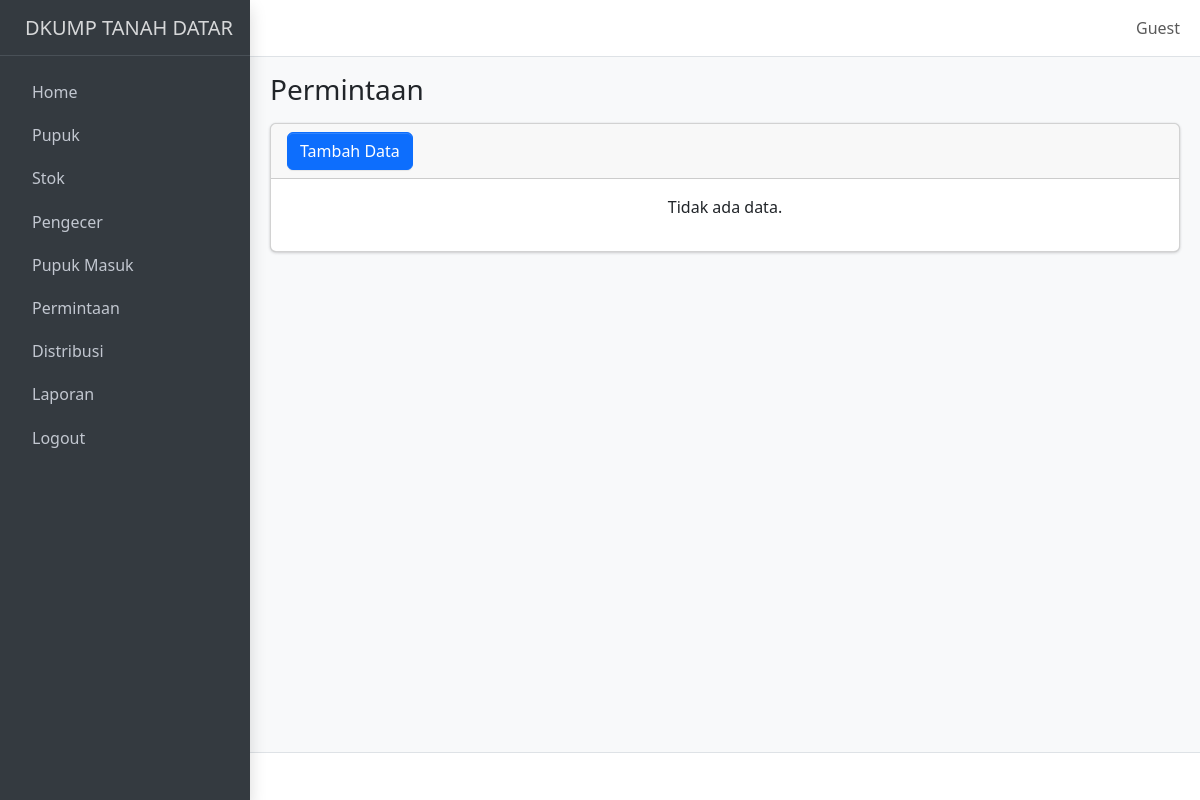
The app's page /permintaan.php, older data.
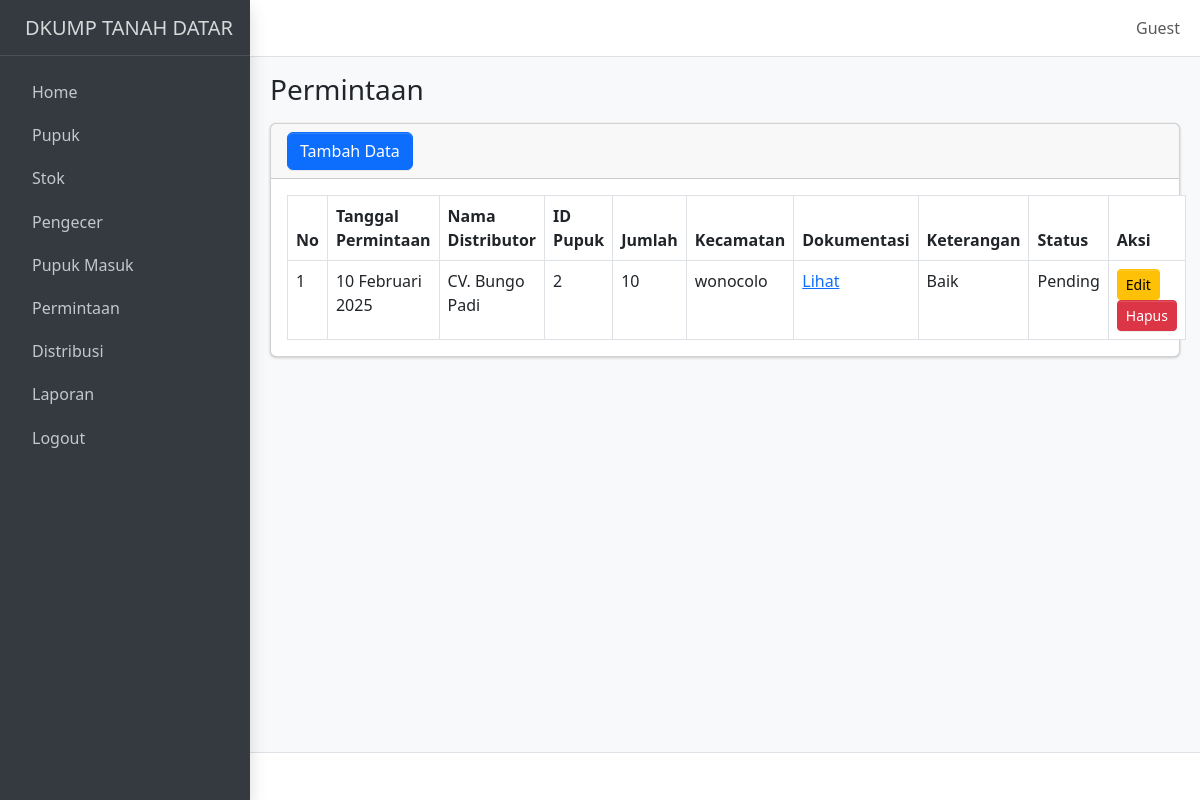
The same page, newer data.
### tables this page shows
CREATE TABLE `permintaan` (
  `id_permintaan` int NOT NULL,
  `tanggal_permintaan` date NOT NULL,
  `nama_distributor` varchar(255) NOT NULL,
  `id_pupuk` int NOT NULL,
  `jumlah` int NOT NULL,
  `kecamatan` varchar(255) NOT NULL,
  `dokumentasi` varchar(255) DEFAULT NULL,
  `keterangan` text,
  `status` enum('Pending','Diproses','Selesai','Ditolak') NOT NULL DEFAULT 'Pending'
);

### permintaan.php (the view, shortened to what this page needs)
<?php include 'template/header.php'; ?>
<body class="layout-fixed sidebar-expand-lg bg-body-tertiary">
    <div class="app-wrapper">
        <?php include 'template/navbar.php'; ?>
        <?php include 'template/sidebar.php'; ?>
        <main class="app-main">
            <div class="app-content-header">
                <div class="container-fluid">
                    <div class="row">
                        <div class="col-sm-6">
                            <h3 class="mb-0">Permintaan</h3>
                        </div>
                    </div>
                </div>
            </div>
            <div class="app-content">
                <div class="container-fluid">
                    <div class="card">
                        <div class="card-header">
                            <button type="button" class="btn btn-primary" data-bs-toggle="modal" data-bs-target="#modalTambahPermintaan">
                                Tambah Data
                            </button>
                        </div>
                        <div class="card-body">
                            <?php
                            include 'koneksi.php';
                            $query = "SELECT * FROM permintaan";
                            $result = $koneksi->query($query);
                            $no = 1;
                            if ($result->num_rows > 0) {
                                echo "<table class='table table-bordered'>";
                                echo "<thead>
                                    <tr>
                                        <th>No</th>
                                        <th>Tanggal Permintaan</th>
                                        <th>Nama Distributor</th>
                                        <th>ID Pupuk</th>
                                        <th>Jumlah</th>
                                        <th>Kecamatan</th>
                                        <th>Dokumentasi</th>
                                        <th>Keterangan</th>
                                        <th>Status</th>
                                        <th>Aksi</th>
                                    </tr>
                                </thead>";
                                echo "<tbody>";
                                while ($row = $result->fetch_assoc()) {
                                    echo "<tr>
                                        <td>{$no}</td>
                                        <td>";
                                    $bulanIndo = [
                                        1 => 'Januari',
                                        2 => 'Februari',
                                        3 => 'Maret',
                                        4 => 'April',
                                        5 => 'Mei',
                                        6 => 'Juni',
                                        7 => 'Juli',
                                        8 => 'Agustus',
                                        9 => 'September',
                                        10 => 'Oktober',
                                        11 => 'November',
                                        12 => 'Desember'
                                    ];
                                    $tanggal = $row['tanggal_permintaan'];
                                    $timestamp = strtotime($tanggal);
                                    $day = date('j', $timestamp);
                                    $month = $bulanIndo[(int)date('m', $timestamp)];
                                    $year = date('Y', $timestamp);
                                    echo "$day $month $year";
                                    echo "</td>
                                        <td>{$row['nama_distributor']}</td>
                                        <td>{$row['id_pupuk']}</td>
                                        <td>{$row['jumlah']}</td>
                                        <td>{$row['kecamatan']}</td>
                                        <td>";
                                    $file_path = "uploads/{$row['dokumentasi']}";
                                    if (file_exists($file_path) && !empty($row['dokumentasi'])) {
                                        echo "<a href='$file_path' target='_blank'>Lihat</a>";
                                    } else {
                                        echo "Tidak ada";
                                    }
                                    echo "</td>
                                        <td>{$row['keterangan']}</td>
                                        <td>{$row['status']}</td>
                                        <td>
                                            <button class='btn btn-warning btn-sm' data-bs-toggle='modal' data-bs-target='#modalEditPermintaan{$row['id_permintaan']}'>Edit</button>
                                            <a href='crud/hapus_permintaan.php?id={$row['id_permintaan']}' onclick='return confirm(\"Apakah Anda yakin ingin menghapus data ini?\")' class='btn btn-danger btn-sm'>Hapus</a>
                                        </td>
                                    </tr>";
                                    $no++;
                                }
                                echo "</tbody></table>";
                            } else {
                                echo "<p class='text-center'>Tidak ada data.</p>";
                            }
                            ?>
                        </div>
                    </div>
                </div>
            </div>
        </main>
        <footer class="app-footer"></footer>
    </div>
</body>
</html>

### template/header.php (shortened to what this page needs)
<!doctype html>
<html lang="en">
<head>
    <link
        rel="stylesheet"
        href="https://cdn.jsdelivr.net/npm/@fontsource/source-sans-3@5.0.12/index.css"
 />
    <link
        rel="stylesheet"
        href="https://cdn.jsdelivr.net/npm/overlayscrollbars@2.10.1/styles/overlayscrollbars.min.css"
 />
    <link
        rel="stylesheet"
        href="https://cdn.jsdelivr.net/npm/bootstrap-icons@1.11.3/font/bootstrap-icons.min.css"
 />
    <link rel="stylesheet" href="src/css/adminlte.css" />
    <link
        rel="stylesheet"
        href="https://cdn.jsdelivr.net/npm/apexcharts@3.37.1/dist/apexcharts.css"
 />
    <link
        rel="stylesheet"
        href="https://cdn.jsdelivr.net/npm/jsvectormap@1.5.3/dist/css/jsvectormap.min.css"
 />
        <link href="https://cdnjs.cloudflare.com/ajax/libs/bootstrap/5.3.0/css/bootstrap.min.css" rel="stylesheet">
</head>

### template/navbar.php
<nav class="app-header navbar navbar-expand bg-body">
    <div class="container-fluid">
        <ul class="navbar-nav ms-auto">
            <li class="nav-item dropdown user-menu">
                <a href="#" class="nav-link dropdown-toggle" data-bs-toggle="dropdown">
                    <span class="d-none d-md-inline">
                        <?php echo $_SESSION['nama_lengkap'] ?? 'Guest'; ?>
                    </span>
                </a>
            </li>
        </ul>
    </div>
</nav>

### template/sidebar.php
<aside class="app-sidebar bg-body-secondary shadow" data-bs-theme="dark">
    <div class="sidebar-brand">
        <a href="./index.html" class="brand-link">
            <span class="brand-text fw-light">DKUMP TANAH DATAR</span>
        </a>
    </div>
    <div class="sidebar-wrapper">
        <nav class="mt-2">
            <ul
                class="nav sidebar-menu flex-column"
                data-lte-toggle="treeview"
                role="menu"
                data-accordion="false">
                <li class="nav-item">
                    <a href="home.php" class="nav-link">
                        <p>Home</p>
                    </a>
                </li>
                <li class="nav-item">
                    <a href="pupuk.php" class="nav-link">
                        <p>Pupuk</p>
                    </a>
                </li>
                <li class="nav-item">
                    <a href="stok.php" class="nav-link">
                        <p>Stok</p>
                    </a>
                </li>
                <li class="nav-item">
                    <a href="pengecer.php" class="nav-link">
                        <p>Pengecer</p>
                    </a>
                </li>
                <li class="nav-item">
                    <a href="pupuk_masuk.php" class="nav-link">
                        <p>Pupuk Masuk</p>
                    </a>
                </li>
                <li class="nav-item">
                    <a href="permintaan.php" class="nav-link">
                        <p>Permintaan</p>
                    </a>
                </li>
                <li class="nav-item">
                    <a href="distribusi.php" class="nav-link">
                        <p>Distribusi</p>
                    </a>
                </li>
                <li class="nav-item">
                    <a href="laporan.php" class="nav-link">
                        <p>Laporan</p>
                    </a>
                </li>
                <li class="nav-item">
                    <a href="logout.php" class="nav-link">
                        <p>Logout</p>
                    </a>
                </li>
            </ul>
        </nav>
    </div>
</aside>

Row changes from the older to the newer data that the page shows:
added permintaan: tanggal_permintaan "10", tanggal_permintaan "Februari", tanggal_permintaan "2025", nama_distributor "CV. Bungo Padi", id_pupuk "2", jumlah "10", kecamatan "wonocolo", keterangan "Baik", status "Pending"
Text that changed along with them:
text no longer shown: "Tidak ada data."
text now shown: "No Tanggal Permintaan Nama Distributor ID Pupuk Jumlah Kecamatan Dokumentasi Keterangan Status Aksi"
